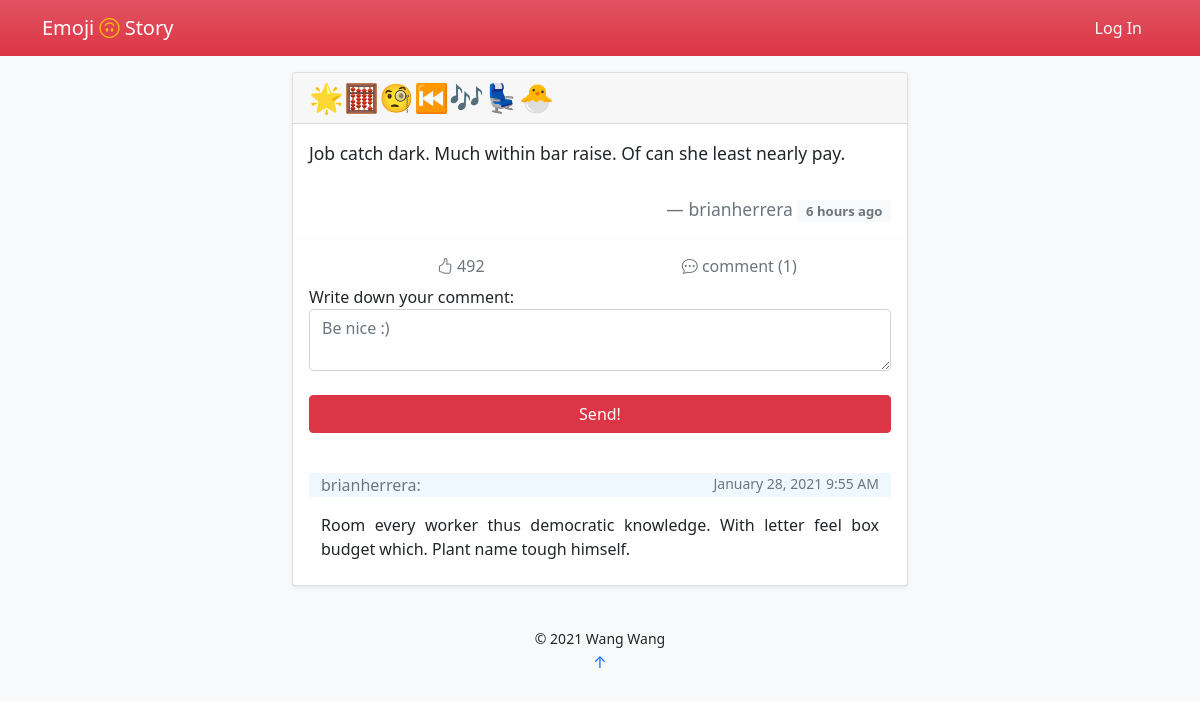
The app's page /post/100 with its own data.
### emoji_story/models.py (models this page shows)
class Post(db.Model):
    id = db.Column(db.Integer, primary_key=True)
    emoji = db.Column(db.String)
    name = db.Column(db.String)
    story = db.Column(db.Text)
    time = db.Column(db.DateTime, default=datetime.utcnow, index=True)
    delete = db.Column(db.Boolean, default=False)
    like = db.Column(db.Integer, default=0)
    author_id = db.Column(db.Integer, db.ForeignKey('author.id'))
    user = db.relationship('Author', back_populates='post')
    comment = db.relationship('Comment')

class Comment(db.Model):
    id = db.Column(db.Integer, primary_key=True)
    body = db.Column(db.Text)
    time = db.Column(db.DateTime, default=datetime.utcnow, index=True)
    author_name = db.Column(db.String, db.ForeignKey('author.username'))
    post_id = db.Column(db.Integer, db.ForeignKey('post.id'))

### emoji_story/blueprints/main_page.py (the view, shortened to what this page needs)
@main_page_bp.route('/post/<int:post_id>', methods=['GET', 'POST'])
def post(post_id):
    post = Post.query.get(post_id)
    form = CommentForm()
    if current_user.is_authenticated:
        like_list = json.loads(Author.query.get(current_user.get_id()).like)['like_post']
    else:
        like_list = []
    return render_template('post.html', post=post, like_list=like_list, form=form)

### emoji_story/forms.py
class CommentForm(FlaskForm):
    body = TextAreaField('Write down your comment:',
                         validators=[DataRequired(),
                                     Length(1, 500, message="Your commnet should be 1-500 letters.")],
                         render_kw={'placeholder': "Be nice :)"})
    submit = SubmitField('Send')

### emoji_story/templates/post.html (shortened to what this page needs)
{% extends 'base.html' %}
{% block content %}
    <blockquote>
        <blockquote class="card shadow-sm">
            <div class="card-header text-left h3">
                {{ post.emoji|safe }}
            </div>
            <div class="card-body">
                <blockquote class="blockquote mb-0">
                    <p class="small" style="text-align: justify">{{ post.story }}</p>
                    <br>
                    <footer class="small blockquote-footer text-end">{{ post.name }}
                        <small class="badge text-muted bg-light align-middle">
                            {{ moment(post.time).fromNow(refresh=True) }}
                        </small>
                    </footer>
                </blockquote>
            </div>
            <div class="card-footer bg-transparent border-light">
                <div class="btn-group container-fluid" id={{ post.id }} role="group" aria-label="Interaction">
                    <form type="button" onclick="likePost(this)" class="btn bg-transparent text-muted col-4">
                        {% if post.id not in like_list %}
                            <i class="bi bi-hand-thumbs-up"></i>
                        {% else %}
                            <i class="bi bi-hand-thumbs-up-fill text-danger"></i>
                        {% endif %}
                        <text> {{ post.like }}</text>
                    </form>
                    <button type="button" onclick="location.reload()" class="btn text-secondary col-4">
                        <i class="bi bi-chat-dots"></i> comment ({{ post.comment|length }})
                    </button>
                </div>
                <form method="post">
                    <div class="form-group">
                        {{ form.body.label }}<br>
                        {{ form.body(class='form-control', oninput='autosave()') }}
                    </div>
                    <br>
                    <div class="row">
                        {% if current_user.is_authenticated %}
                            <div class="col d-grid">
                                {{ form.submit(class='btn btn-danger') }}
                            </div>
                        {% else %}
                            <div class=" col d-grid">
                                <button type="button" class=" btn btn-danger" data-bs-toggle="modal"
                                        data-bs-target="#exampleModal">
                                    Send!
                                </button>
                            </div>
                        {% endif %}
                    </div>
                    <br>
                </form>
                {% if post.comment|length ==0 %}
                    <div class="container-fluid">
                        <p class="small text-muted text-center">No comment yet. Why not be the first one to comment?</p>
                    </div>
                {% else %}
                    <div class="container-fluid mt-3">
                        {% for _comment in post.comment|sort(attribute='time', reverse=True) %}
                            <div class="row">
                                <p class="col text-secondary"
                                   style="background-color: aliceblue">{{ _comment.author_name }}:</p>
                                <p class="small text-secondary col text-end"
                                   style="background-color: aliceblue">{{ moment(_comment.time).format('LL LT') }}</p>
                            </div>
                            <div class="row">
                                <p class="col" style="text-align: justify">{{ _comment.body }}</p>
                            </div>
                        {% endfor %}
                    </div>
                {% endif %}
            </div>
        </blockquote>
    </blockquote>
{% endblock %}

### emoji_story/templates/base.html (shortened to what this page needs)
<!DOCTYPE html>
<html lang="en">
<head>
    {% block head %}
        <link href="https://cdn.jsdelivr.net/npm/bootstrap@5.0.0-beta2/dist/css/bootstrap.min.css" rel="stylesheet"
>
        <link rel="stylesheet" href="https://cdn.jsdelivr.net/npm/bootstrap-icons@1.4.0/font/bootstrap-icons.css">
    {% endblock head %}
</head>
<body class="bg-light">
<bar>
    <nav class="navbar navbar-expand bg-danger bg-gradient mb-3">
        <div class="container">
            <a class="navbar-brand text-white" href={{ url_for('main_page.index') }}>Emoji <i
                    class="bi bi-emoji-smile-upside-down text-warning"></i> Story</a>
            {% block bar %}
                {% if current_user.is_authenticated %}
                    <div class="nav-item dropdown">
                    <a class="nav-link dropdown-toggle text-light" href="#" id="navbarDropdownMenuLink"
                       role="button"
                       data-bs-toggle="dropdown" aria-expanded="false">
                        {{ current_user.username }}</a>
                    <ul class="dropdown-menu dropdown-menu-end" aria-labelledby="navbarDropdownMenuLink">
                        <li><a class="dropdown-item" href={{ url_for('user.home') }}>My Stories</a></li>
                        <li>
                            <hr class="dropdown-divider">
                        </li>
                        <li><a class="dropdown-item" href="{{ url_for('user.settings') }}">Settings</a></li>
                        <li>
                            <hr class="dropdown-divider">
                        </li>
                        <li><a class="dropdown-item" href={{ url_for('user.logout') }}>Log Out</a></li>
                    </ul>
                {% else %}
                    <a class="nav-link text-light" href={{ url_for('user.login') }}>Log In</a>
                {% endif %}
            {% endblock bar %}
            </div>
    </nav>
</bar>
<main class="container-fluid" style="max-width: 640px">
    {% block content %}
    {% endblock content %}
    <footer class="text-center">
        <br>
        {% block footer %}
            <small> &copy; 2021 <a>Wang Wang</a></small>
            <p><a id="bottom" href="#" title="Go Top">&uarr;</a></p>
        {% endblock footer %}
    </footer>
</main>
</body>
</html>

### emoji_story/templates/base.html (style rules this page uses)
form[type='button'] { -webkit-appearance: none; -moz-appearance: none; appearance: none; }
a { text-decoration: none; }

### records on screen
Post: emoji "🌟🧮🧐⏮🎶💺🐣", story "Job catch dark. Much within bar raise. Of can she least nearly pay.", name "brianherrera", time "6 hours ago", like "492"
Comment: author_name "brianherrera", time "January 28, 2021 9:55 AM", body "Room every worker thus democratic knowledge. With letter feel box budget which. Plant name tough himself."

### other values on screen
{{ post.comment|length }} "1"
